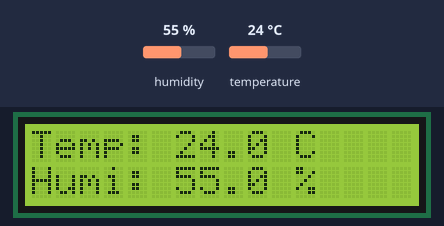
Bench run of a sketch on a simulated Arduino Uno, built with avr-gcc and run on an emulated ATmega328P. Parts: 16×2 character LCD. The inputs (shaded band) are chosen by the test bench; at power-on: humidity 55 %, temperature 24 °C. What the sketch prints to the serial monitor is not drawn.

Above: at 3.6 s.
3.7 s: humidity set to 22 %
At 7.2 s:
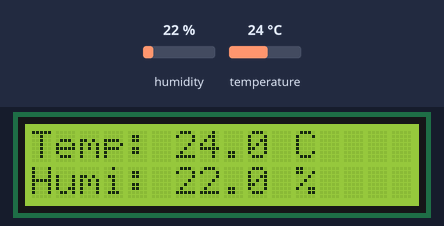
8.1 s: temperature set to 12 °C
At 9.4 s:
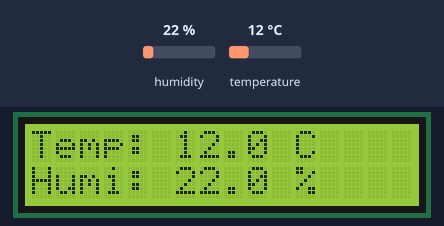
12.5 s: humidity set to 40 %
At 16.4 s:
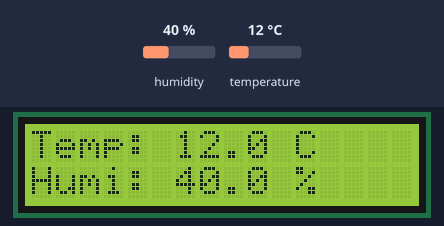
16.9 s: temperature set to 19 °C
At 18.7 s:
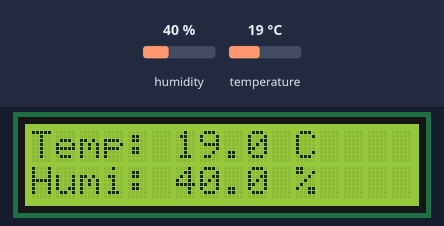
Timing chart, 0 to 20.2 s (numbered marks = the images above; inputs shaded):
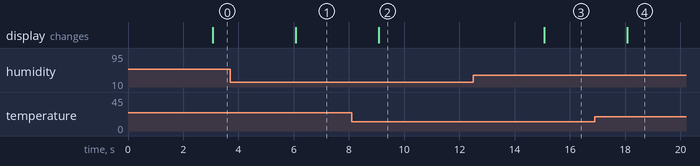

Measured:
- after the input at 3.7 s, the display: changes after 2.4 s (image 1)
- after the input at 8.1 s, the display: changes after 0.97 s (image 2)
- after the input at 12.5 s, the display: changes after 2.6 s (image 3)
- after the input at 16.9 s, the display: changes after 1.2 s (image 4)

The sketch:

DHT11_LCD_Monitor.ino
```cpp
#include <LiquidCrystal.h>
#include <dht_nonblocking.h>

#define DHT_SENSOR_TYPE DHT_TYPE_11

constexpr byte DHT_SENSOR_PIN = 2;
constexpr unsigned long MEASUREMENT_INTERVAL_MS = 3000;

// LCD: RS, E, D4, D5, D6, D7
LiquidCrystal lcd(7, 8, 9, 10, 11, 12);

// 温湿度センサー
DHT_nonblocking dht_sensor(DHT_SENSOR_PIN, DHT_SENSOR_TYPE);

// 温湿度を測定する
bool measureEnvironment(float &temperature, float &humidity) {
  static unsigned long lastMeasurement = millis();

  if (millis() - lastMeasurement < MEASUREMENT_INTERVAL_MS) {
    return false;
  }

  if (!dht_sensor.measure(&temperature, &humidity)) {
    return false;
  }

  lastMeasurement = millis();
  return true;
}

// 測定結果をLCDに表示する
void displayEnvironment(float temperature, float humidity) {
  lcd.setCursor(0, 0);
  lcd.print("Temp: ");
  lcd.print(temperature, 1);
  lcd.print(" C");

  lcd.setCursor(0, 1);
  lcd.print("Humi: ");
  lcd.print(humidity, 1);
  lcd.print(" %");
}

// 測定結果をシリアルモニターに出力する
void logEnvironment(float temperature, float humidity) {
  Serial.print("Temperature: ");
  Serial.print(temperature, 1);
  Serial.print(" C, Humidity: ");
  Serial.print(humidity, 1);
  Serial.println("%");
}

void setup() {
  Serial.begin(115200);

  lcd.begin(16, 2);
  lcd.print("Measuring...");
}

void loop() {
  float temperature;
  float humidity;

  if (measureEnvironment(temperature, humidity)) {
    displayEnvironment(temperature, humidity);
    logEnvironment(temperature, humidity);
  }
}
```
